Frame 1 (no input): blank canvas, image omitted
Frame 60 (no input): blank canvas, image omitted
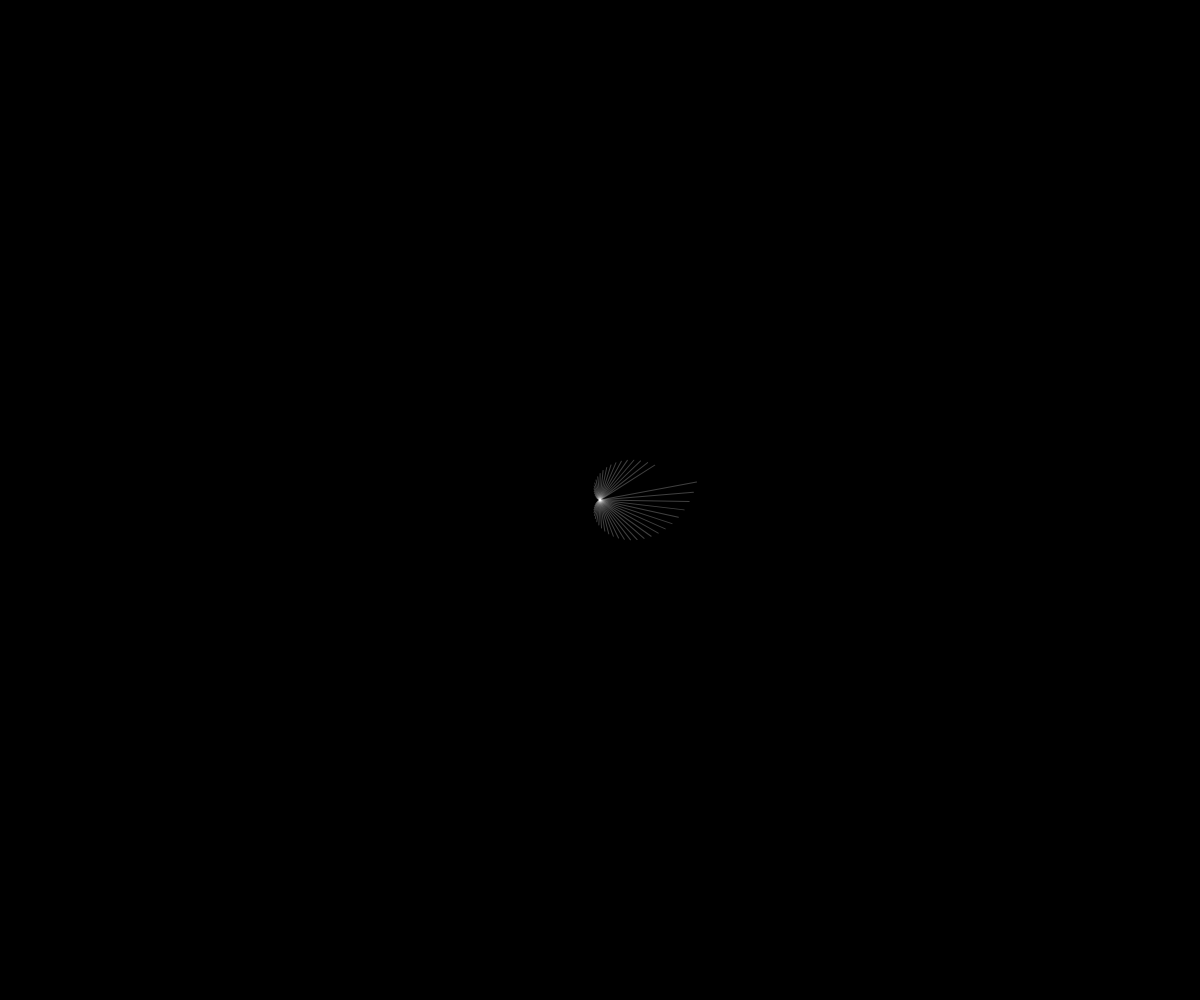
Frame 120 (the mouse pressed at the canvas centre since frame 60)

The p5.js sketch whose frames 1 and 60 were blank and that drew this single picture after the mouse press (run headless with seeded random() and noise() and a simulated clock; from frame 60 on, the mouse is pressed at the canvas centre):

// p5.js sketch
// ── sketch.js
// E1. Cinetismi e interattività
//
// Obiettivo: disegnare configurazioni geometriche complesse usando un
// "pennello" dinamico, che cambia fotogramma dopo fotogramma.
//
// Vincoli ricavati dalle specifiche:
// - la pennellata è costituita da una o più forme geometriche (qui una linea)
// - la pennellata cambia a ogni fotogramma, in modo progressivo (qui ruota)
// - le dimensioni del canvas si adattano all'area disponibile e lo sfondo
//   deve sempre occupare tutta l'area, anche quando la finestra viene ridimensionata
// - si disegna tenendo premuto il mouse

// lunghezza della pennellata, in pixel
const LUNGHEZZA = 180;
// fotogrammi per un giro completo di rotazione
const FOTOGRAMMI_PER_GIRO = 10;
// trasparenza della pennellata: più è bassa e più le tracce si sovrappongono
const TRASPARENZA = 64;
// colore dello sfondo, in scala di grigi
const SFONDO = 0;
// colore della pennellata, in scala di grigi
const PENNELLATA = 255;
// radianti di seno per fotogramma: più è alta e più la pulsazione è rapida
const VELOCITA_PULSAZIONE = 0.05;


function setup() {
  createCanvas(windowWidth, windowHeight);
  cursor(CROSS);
  background(SFONDO);
  stroke(PENNELLATA, TRASPARENZA);
}

function draw() {
  if (mouseIsPressed) {
    translate(mouseX, mouseY);
    rotate(frameCount / FOTOGRAMMI_PER_GIRO);
    const lunghezza = LUNGHEZZA * (0.5 + 0.5 * sin(frameCount * VELOCITA_PULSAZIONE));
    line(0, 0, lunghezza, 0);
  }
}

function windowResized() {
  resizeCanvas(windowWidth, windowHeight);
  background(SFONDO);
}
